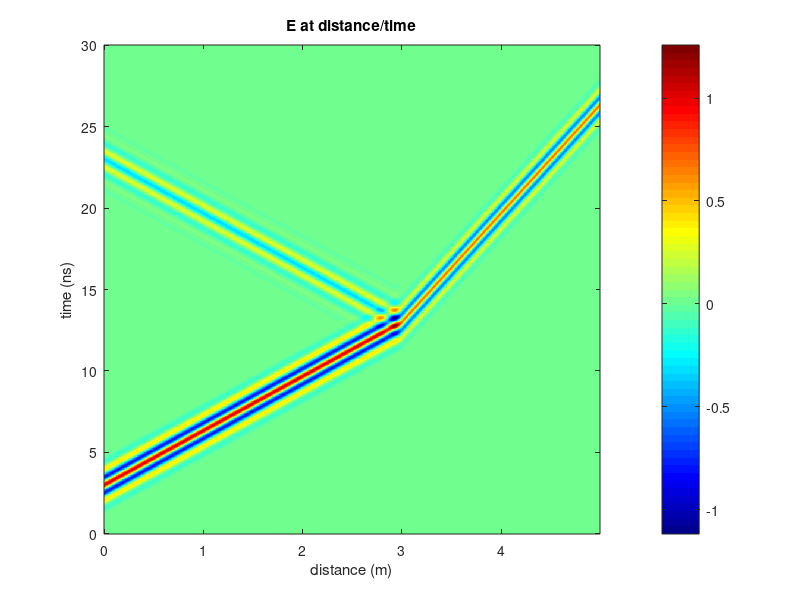
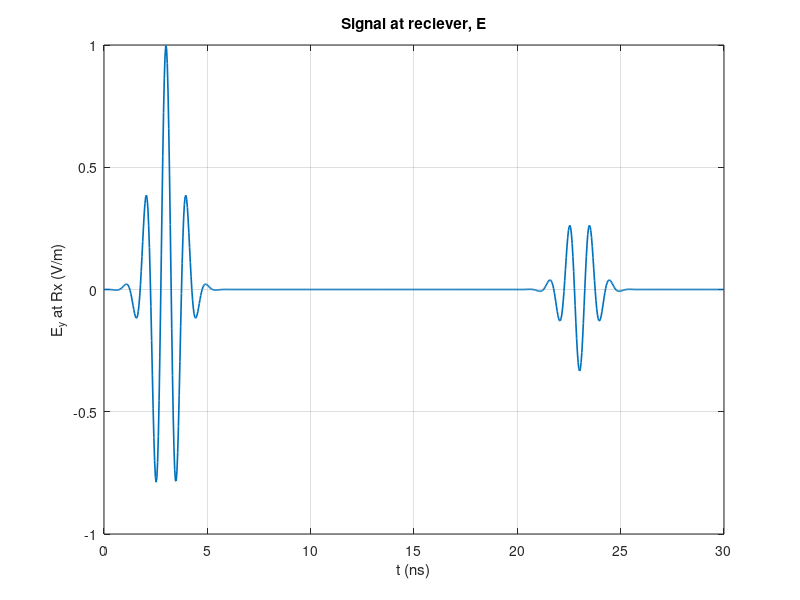
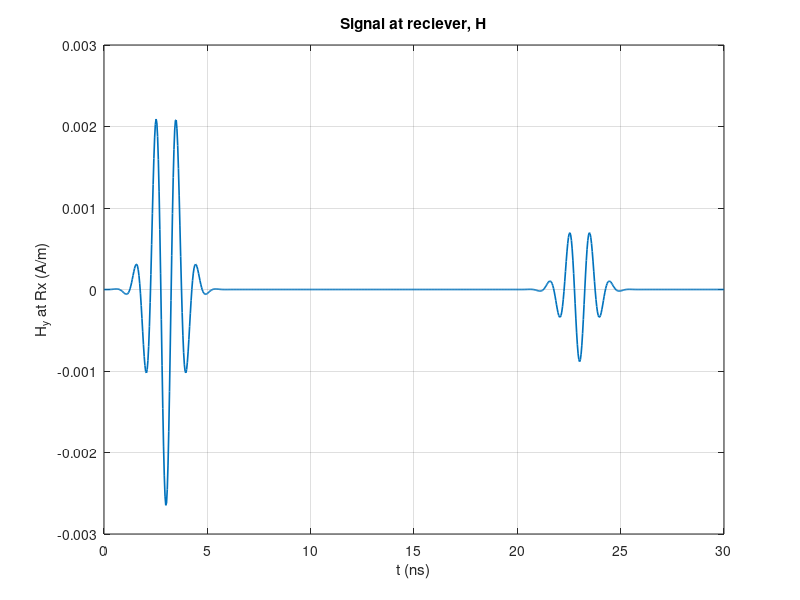

Reproduce these figures in MATLAB, in order.
clear; close all; clc;

fs_permittivity = 8.854187817e-12; % permittivity of free space 
fs_permeability = pi*4e-7; % permeability of free space 


rel_permittivity_1 = 1; 
rel_permittivity_2 = 4; % relative permittivity of reflector

reflector_dist = 3.0;
reciever_dist  = 0;
zmax = 5.0; 


c0 = 1/sqrt(fs_permittivity*fs_permeability); 

v1 = c0 * 1/sqrt(rel_permittivity_1); 
imped_1 = sqrt(fs_permeability/(fs_permittivity*rel_permittivity_1));

v2 = c0 * 1/sqrt(rel_permittivity_2); 
imped_2 = sqrt(fs_permeability/(fs_permittivity*rel_permittivity_2));


Reflection_coef = (imped_2 - imped_1)/(imped_2 + imped_1);
Transmission_coef = 2*imped_2/(imped_2 + imped_1);

fprintf(['Reflection Coefficient = %+.4f,  Transmission Coefficient= %.4f  ' ...
    '    (1+Gamma = %.4f)\n'], Reflection_coef, Transmission_coef, 1+Reflection_coef);

f0 = 1e9; 
tp = 1e-9;     

%Pulse centred on zero
pulse = @(t) exp(-((t-3*tp)/tp).^2).*cos(2*pi*f0*(t-3*tp));


wavelength = v1/f0; 

dz = wavelength/50;     

z  = (0:dz:zmax); 

Sim_Time = 3e-8;  

time_step = Sim_Time/(length(z)-1);


t = (0:time_step:Sim_Time)'; 


[Z, T] = meshgrid(z, t);
m1 = (Z < reflector_dist); 
m2 = ~m1;  
Ei = pulse(T - Z/v1).*m1;
Hi = -Ei/imped_1;


Er = Reflection_coef*pulse(T -(2*reflector_dist-Z)/v1).*m1;
Hr = Er/imped_1;

E = Ei + Er;
H = Hi + Hr;


Et = Transmission_coef*pulse(T - reflector_dist/v1 - (Z - reflector_dist)/v2).*m2;     % Eq. (8.86)
E  = E + Et;

Ht = -Et/imped_2;
H  = H  + Ht;


figure;
imagesc(z, t*1e9, E); set(gca,'YDir','normal'); colormap(jet); colorbar

xlabel('distance (m)'); ylabel('time (ns)'); title('E at distance/time');


figure;
plot(t*1e9, E(:, 1), 'LineWidth', 1.2); grid on
xlabel('t (ns)'); ylabel('E_y at Rx (V/m)');
title('Signal at reciever, E');

figure;
plot(t*1e9, H(:, 1), 'LineWidth', 1.2); grid on
xlabel('t (ns)'); ylabel('H_y at Rx (A/m)');
title('Signal at reciever, H');
